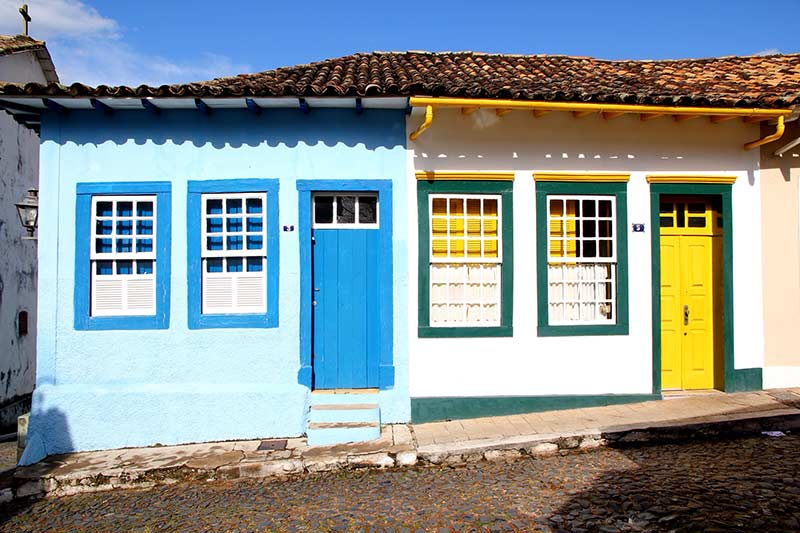
#> input picture images/20171026casas-coloniais-55.jpg, 800 x 533 px
$ python contourImage.py images/20171026casas-coloniais-55.jpg images/colored_1.jpg
#> lines starting #> are read from the running program, lines starting #| are printed output that depends on the picture
# Importar as bibliotecas
import sys
from PIL import Image, ImageFilter

def run(arg01, arg02):

    # Abrir a Imagem
#> called with arg01 = 'images/20171026casas-coloniais-55.jpg', arg02 = 'images/colored_1.jpg'
    img1 = Image.open(arg01)
#> img1 is the input picture: PIL image 800x533 RGB; mean R, G, B 135.3, 148, 150.7

    # Aplicar o filtro de Contour
    # A aplicação desse filtro resulta em uma imagem preto e branco, destacando os contornos entre os objetos
    # / personagens presentes na imagem
    img2 = img1.filter(ImageFilter.CONTOUR)
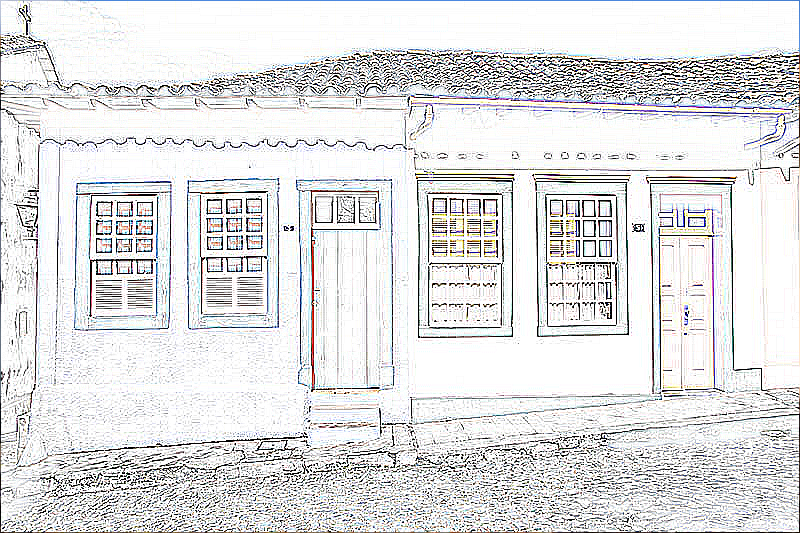
#> img2: PIL image 800x533 RGB; mean R, G, B 223.7, 223.9, 224.4

    # Salvar a imagem resultante
    img2.save(arg02)

if __name__ == "__main__":
    run(sys.argv[1], sys.argv[2])
